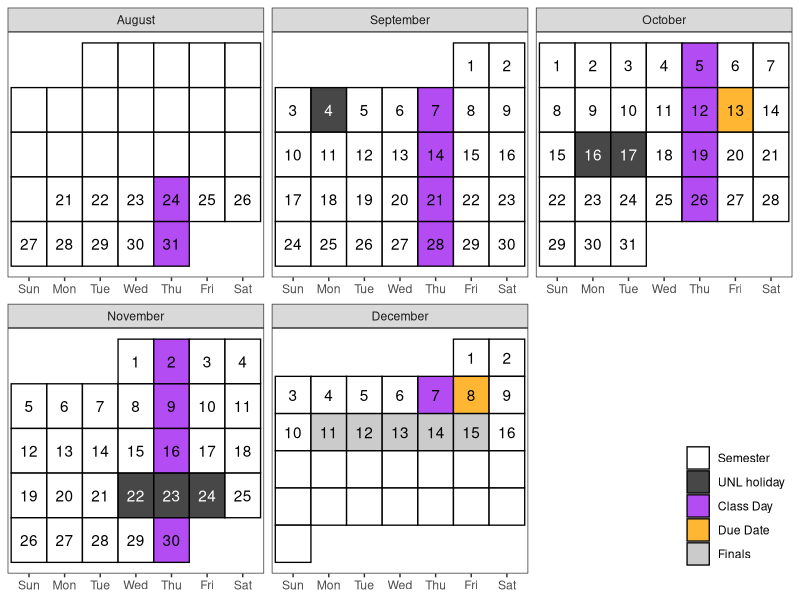

This chart was generated by the following R code:

library(tidyverse)
library(lubridate)

# Create a calendar for your syllabus ----
# Source: http://svmiller.com/blog/2020/08/a-ggplot-calendar-for-your-semester/

# 1) what is the first Monday of the semester?
# Any number of ways to identify dates in R, but we'll use {lubridate} and the ymd() function here.
# Format: YYYYMMDD. In this example, 4 January 2022.

# Weekday(s) of class
class_wdays <- c("Thu")

not_here_dates <- c(
  ymd(20230904), # Labor Day
  ymd(20231016:20231017), # Fall Break
  ymd(20231122:20231124) # Thanksgiving
)

# You can adjust this as you see fit. Basically: add assignment types (e.g. papers, quizzes).
# My intro class was fairly simple: just exams.
due_dates <- c(ymd(20231013), ymd(20231208))

# What are the full dates of the semester? Here, I'll exclude exam week as I like to do.
# In this case: 6 January to 23 April
semester_dates <- seq(ymd(20230821), ymd(20231216), by=1)

exam_week <- seq(ymd(20231211), ymd(20231215), by = 1)

# Custom function for treating the first day of the month as the first week
# of the month up until the first Sunday (unless Sunday was the start of the month)
wom <- function(date) {
  first <- wday(as.Date(paste(year(date),month(date),1,sep="-")))
  return((mday(date)+(first-2)) %/% 7+1)
}

# Create a data frame of dates, assign to Cal
Cal <- tibble(date = seq(ymd(20230801), ymd(20231231), by=1))  %>%
  mutate(mon = lubridate::month(date, label=T, abbr=F), # get month label
         wkdy = weekdays(date, abbreviate=T), # get weekday label
         wkdy = fct_relevel(wkdy, "Sun", "Mon", "Tue", "Wed", "Thu","Fri","Sat"), # make sure Sunday comes first
         semester = date %in% semester_dates, # is date part of the semester?
         due = date %in% due_dates, # is it an exam?
         not_here = date %in% not_here_dates, # is it a day off?
         exam_wk = date %in% exam_week,
         day = lubridate::mday(date), # get day of month to add later as a label
         # Below: our custom wom() function
         week = wom(date)) %>%
  nest(data = -c(mon, week)) %>%
  mutate(sem_week = 1:n()) %>%
  unnest(data)

# Create a category variable, for filling.
# I can probably make this a case_when(), but this will work.

Cal <- Cal %>%
  mutate(category = case_when(
    due ~ "Due Date",
    not_here ~ "UNL holiday",
    semester & wkdy %in% class_wdays & !not_here & !exam_wk ~ "Class Day",
    semester & exam_wk ~ "Finals",
    semester ~ "Semester",
    TRUE ~ "NA"
  ))
# mutate(category = NA,
#        category = ifelse(semester == 1, "Semester", category),
#        category = ifelse(semester == 1 & wkdy %in% c("Wed"), "Class Day", category),
#        category = ifelse(exams == 1, "Exams", category),
#        category = ifelse(is.na(category) | (semester == 1 & not_here == 1), "NA", category)) -> Cal

class_cal <- Cal %>%
  ggplot(.,aes(wkdy, week)) +
  theme_bw() +
  theme(panel.grid.major.x = element_blank(),
        legend.position = c(1, 0), legend.justification = c(1,0), legend.direction = "vertical", legend.title = element_blank(),
        axis.title.y = element_blank(), axis.title.x = element_blank(), axis.ticks.y = element_blank(), axis.text.y = element_blank()) +
  # geom_tile and facet_wrap will do all the heavy lifting
  geom_tile(alpha=0.8, aes(fill=category), color="black", linewidth=.45) +
  facet_wrap(~mon, scales = "free", ncol=3) +
  # fill in tiles to make it look more "calendary" (sic)
  geom_text(aes(label=day, color = semester&(!not_here))) +
  # put your y-axis down, flip it, and reverse it
  scale_y_reverse(breaks=NULL) +
  # manually fill scale colors to something you like...
  scale_color_manual(values = c("FALSE" = "white", "TRUE" = "black"), guide = "none") +
  scale_fill_manual(values=c("Class Day"="purple",
                             "Semester"="white",
                             "UNL holiday" = "grey10",
                             "NA" = "white", # I like these whited out...
                             "Due Date"="orange",
                             "Finals" = "grey"),
                    #... but also suppress a label for a non-class semester day
                    breaks=c("Semester", "UNL holiday", "Class Day","Due Date", "Finals"))
# class_cal

exam_days <- filter(Cal, category == "Due Date") %>%
  mutate(topic = c("**Teaching Portfolio (1st 3 weeks)**", "**Teaching Portfolio (1st 8 weeks)**"),
         time = c("12pm", "12pm"))

class_days <- filter(Cal, category == "Class Day") %>%
  mutate(topic = c(
    "Measures of Center, Variability",
    "Variability",
    "Exam Construction",
    "Sampling Distributions",
    "Sampling Distributions",
    "Sampling Distributions",
    "Sampling Distributions",
    "Interval Estimation",
    "Hypothesis Testing",
    "Two sample interval estimation",
    "Two-sample hypothesis testing",
    "The Big Picture",
    "Thanksgiving",
    "Final Exams/Grading",
    "Wrap-up"),
    technique = c("Assignment construction, peer review, rubrics",
                  "Low-stakes writing, reflection",
                  "Mid-stakes writing, question construction",
                  "Exercise construction",
                  "Writing to engage students",
                  "Benchmarks for sampling distributions",
                  "Journals as low-stakes writing activities",
                  "Writing exercises to gauge understanding",
                  "TBD", "TBD", "TBD", "TBD", " ", "TBD", "TBD")) %>%
  # bind_rows(project_days) %>%
  bind_rows(exam_days) %>%
  arrange(sem_week) %>%
  select(Date = date, Week = sem_week, Topic = topic, "Through the use of..." = technique) %>%
  arrange(Date)

